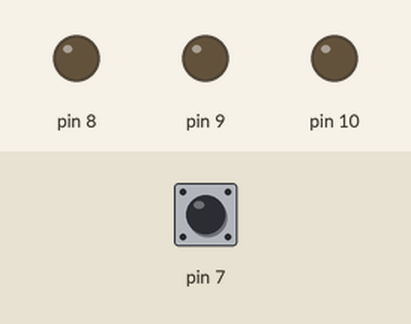
This sketch was run on a simulated Arduino Uno, built with avr-gcc and run on an emulated ATmega328P. Parts: output pins drawn as LEDs (lit = HIGH). The inputs (shaded band) are chosen by the test bench; at power-on: pin 7 HIGH.

Above: at 1.2 s.
1.3 s: pin 7 pulled LOW for 0.15 s
At 2.1 s:
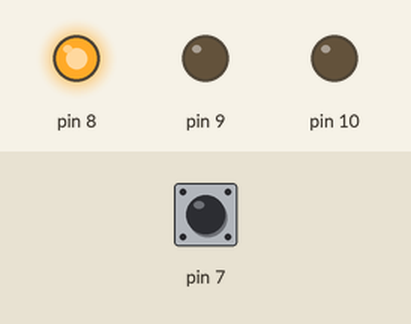
2.9 s: pin 7 pulled LOW for 1 s
At 3.3 s:
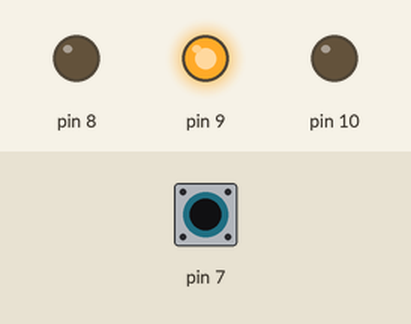
5.4 s: pin 7 pulled LOW for 0.15 s
At 6.4 s:
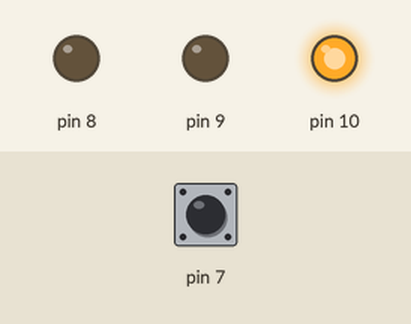
7.0 s: pin 7 pulled LOW for 3.2 s
At 7.6 s:
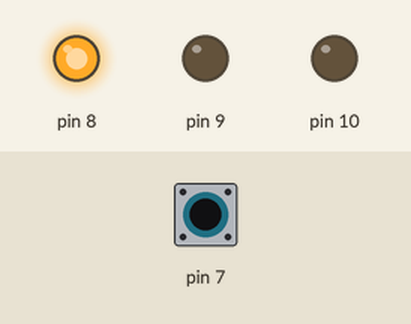
Timing chart, 0 to 10.0 s (numbered marks = the images above; inputs shaded):
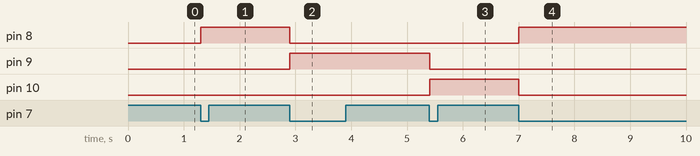

The sketch:

reliablebutton.ino
```cpp
/*  This is the reliablebutton.ino File  */


void setup() { //configure pin 7 as an input and enable the internal pull-up resistor
  pinMode(7, INPUT_PULLUP);
  pinMode(8,OUTPUT);
  pinMode(9,OUTPUT);
  pinMode(10,OUTPUT);
}

int digitalPressed(int pinnr) //returns true if switch is pressed
{
if (digitalRead(pinnr) == true)
  return false;
else
  return true;
}

int Find_Trigger(int PinNumber){
static int previouspressed=false;//static means global lifetime but local scope
static int currentpressed=false;
previouspressed = currentpressed;
currentpressed = digitalPressed(PinNumber);
if ((previouspressed==false) && (currentpressed==true))
  return true;
else
  return false;
}

int n = 0;

void loop() {
  // put your main code here, to run repeatedly:

  if (Find_Trigger(7))
   {
    n++;
    if (n==1)
      {
      digitalWrite(8,true);
      }
    if (n==2)
      {
      digitalWrite(9,true);
      digitalWrite(8,false);
      }
    if (n==3)
      {
      digitalWrite(10,true);
      digitalWrite(9,false);
      }
    if (n==4)
      {
      digitalWrite(8,true);
      digitalWrite(10,false);
      n=0;
      }
     }
  delay(5);

}
```

Measured:
- after the input at 1.3 s, pin 8: LOW → HIGH at once
- after the input at 2.9 s, pin 8: HIGH → LOW at once; pin 9: LOW → HIGH at once
- after the input at 5.4 s, pin 9: HIGH → LOW at once; pin 10: LOW → HIGH at once
- after the input at 7.0 s, pin 8: LOW → HIGH at once; pin 10: HIGH → LOW at once
